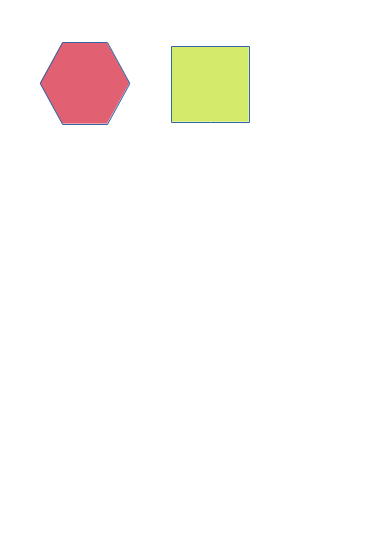
#> input picture poly.png, 378 x 535 px, given in place of the camera
$ python color_track.py
#> lines starting #> are read from the running program, lines starting #| are printed output that depends on the picture; after the words box and inside, x2 and y2 are one past the last pixel; in counts of white or black regions, pixels touching at a corner belong together
import cv2
import numpy as np

wierd = ((0, 0), (599, 39))
(left, top), (right, bottom) = wierd

def wierdarea(frame):
    return frame[top:bottom, left:right]

def replacewierd(frame, wa):
    frame[top:bottom, left:right] = wa
    return frame

color = ((16, 59, 0), (47, 255, 255))
lower = np.array(color[0], dtype="uint8")
upper = np.array(color[1], dtype="uint8")

cap = cv2.VideoCapture(0)
# [6 lines of commented-out code are left out]

while True:
    ret, frame = cap.read()
#> frame is the input picture: shape (535, 378, 3); mean B, G, R 246.8, 249.8, 252.4
    frame = cv2.resize(frame, (600, 450))
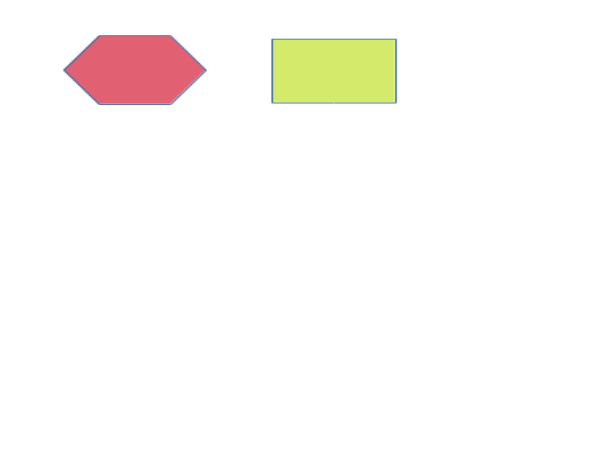
#> frame: shape (450, 600, 3); mean B, G, R 246.8, 249.8, 252.4
    frame = cv2.flip(frame, 0)
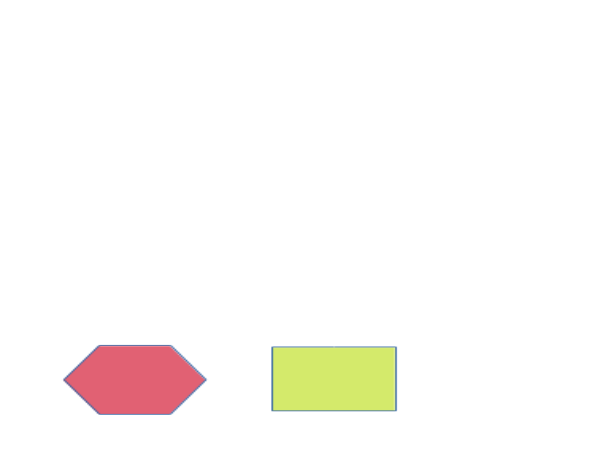
#> frame: shape (450, 600, 3); mean B, G, R 246.8, 249.8, 252.4

    wa = wierdarea(frame)
#> in wierdarea, `return frame[top:bottom, left:right]`: returned value: shape (39, 599, 3); every value is 255
    wa = cv2.cvtColor(wa, cv2.COLOR_RGB2BGR)
    frame = replacewierd(frame, wa)
    frame = cv2.cvtColor(frame, cv2.COLOR_RGB2BGR)

    hsv = cv2.cvtColor(frame, cv2.COLOR_BGR2HSV)
#> hsv: shape (450, 600, 3); mean H, S, V 5.9, 8, 253.3
    hsv = cv2.GaussianBlur(hsv, (11, 11), 0)
#> hsv: shape (450, 600, 3); mean H, S, V 5.9, 8, 253.3

    #inRange() can do binarization between lower and upper in hsv
    mask = cv2.inRange(hsv, lower, upper)
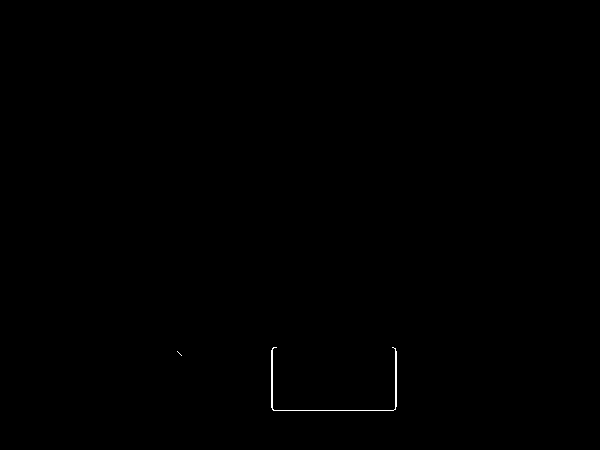
#> mask: shape (450, 600); 0.14% white in thin lines or dots, all inside (x1, y1, x2, y2) = (177, 347, 397, 411)
    mask = cv2.erode(mask, None, iterations=2)
#> mask: shape (450, 600); every value is 0
    mask = cv2.dilate(mask, None, iterations=2)

    contours, hierarchy = cv2.findContours(
            mask,
            cv2.RETR_EXTERNAL,
            cv2.CHAIN_APPROX_SIMPLE)
#> contours = []

    #we assume our target has the biggest contour area rather than the noises
    if len(contours)>0:
        cnt = max(contours, key=cv2.contourArea)
        if cv2.contourArea(cnt)>100:
            x, y, w, h = cv2.boundingRect(cnt)
            x1, y1, x2, y2 = x-2, y-2, x+w+4, y+h+4

            out = cv2.bitwise_and(hsv, hsv, mask=mask)
            cv2.rectangle(frame, (x1, y1), (x2, y2), (0, 255, 0), 2)
            cv2.rectangle(hsv, (x1, y1), (x2, y2), (0, 255, 0), 2)
            cv2.rectangle(out, (x1, y1), (x2, y2), (0, 255, 0), 2)

#> (the run stopped early here; a loop or call above may not have finished)
